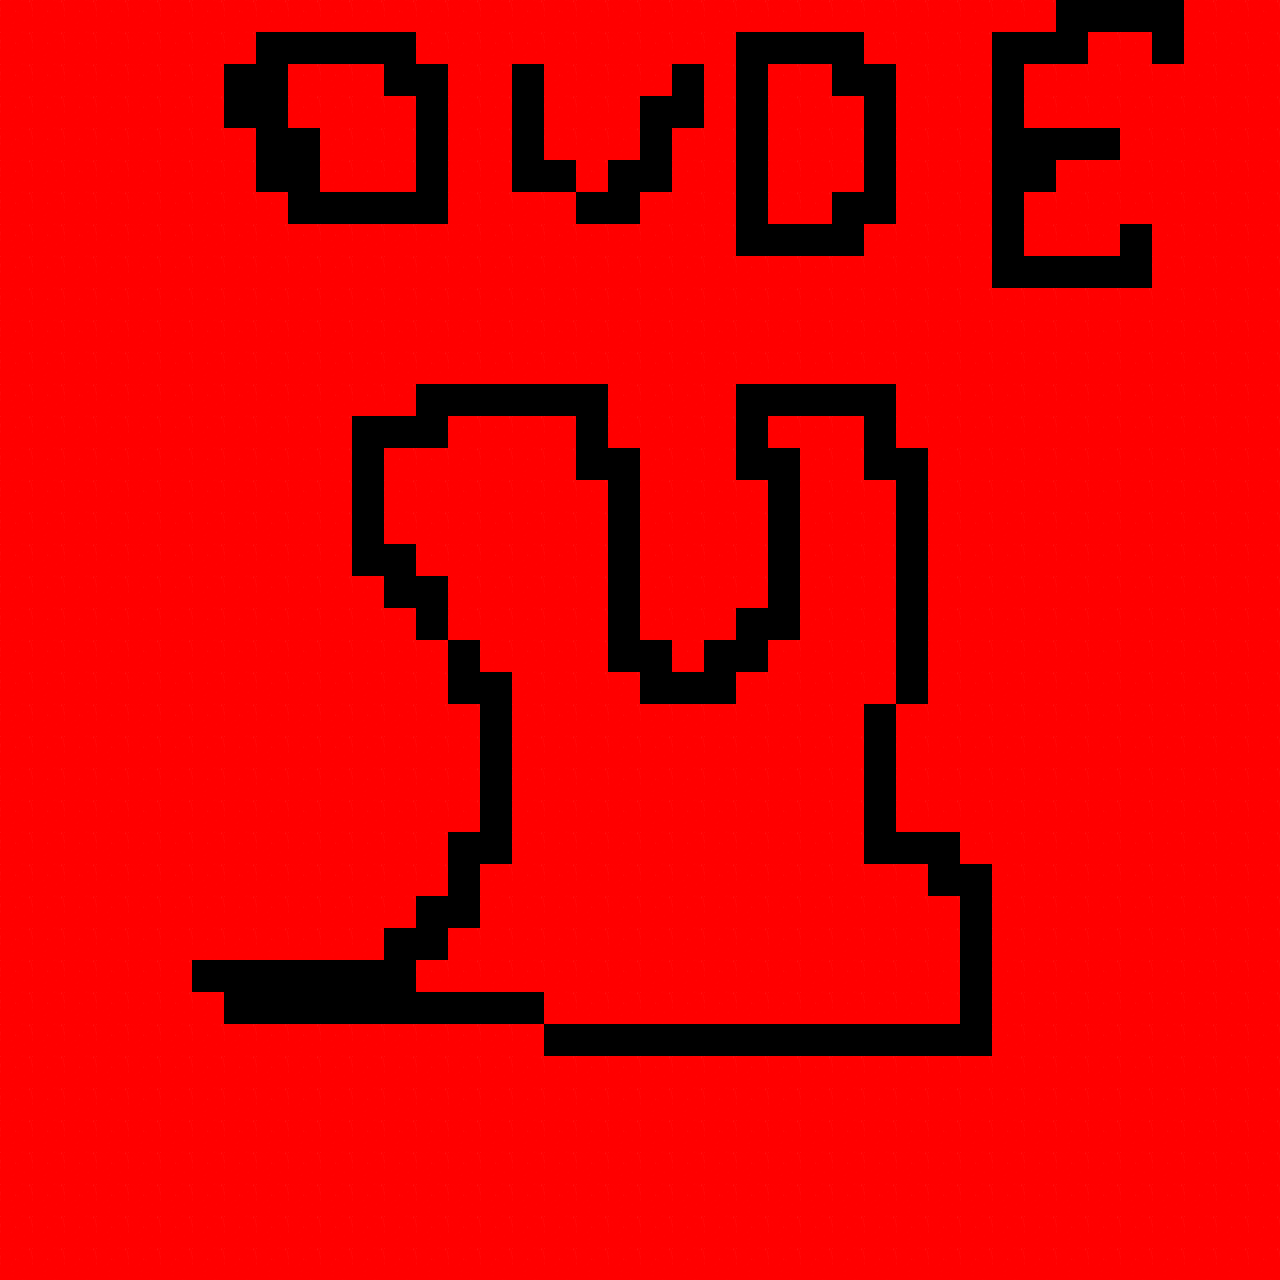

This game map was drawn from its Tiled (.tmx) file and the tilesets committed beside it. A one-line description and the trimmed map source follow:
An orthogonal 40x40 tile map with 32x32 px tiles, 1 tile layer (Calque de Tile 1).

<map version="1.0" orientation="orthogonal" width="40" height="40" tilewidth="32" tileheight="32">
 <tileset firstgid="1" name="mapTEST" tilewidth="32" tileheight="32">
  <image source="gfx/mapTEST.png" width="64" height="32" />
  <tile id="0">
   <properties>
    <property name="bob" value="true" />
   </properties>
  </tile>
  <tile id="1">
   <properties>
    <property name="block" value="true" />
   </properties>
  </tile>
 </tileset>
 <layer name="Calque de Tile 1" width="40" height="40">
  <data>[1600 cells, 1600 non-empty, 2 distinct tile ids]</data>
 </layer>
</map>
